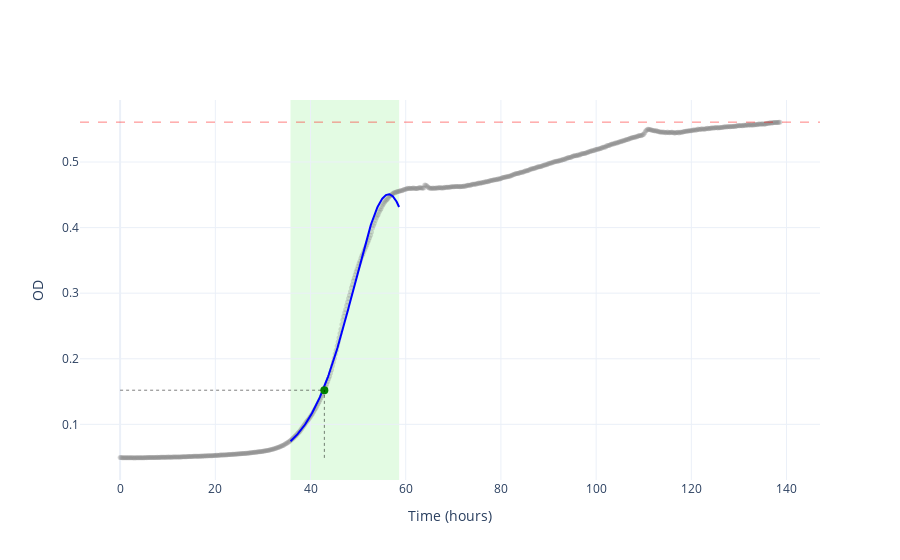

The cell this chart's notebook holds for it:
### Markdown cell above
## Plotting API

You can now pass fit results directly to `annotate_plot()` without manually constructing a fitted model dictionary. The function automatically extracts `fit_t_min` and `fit_t_max` from the params to determine the fitting window.

Note: The plotting functions no longer show titles or legends by default. `time_umax` adds a vertical line, and `od_umax` adds a horizontal line at the respective values.

### Code cell
# Fit a non-parametric model and extract statistics
spline_result = gc.non_parametric.fit_non_parametric(time, data, umax_method="spline")
spline_stats = gc.utils.extract_stats_from_fit(spline_result, time, data)

# Plot with annotations (spline)
# Simply pass the fit result directly to annotate_plot
# Scale is automatically detected from the figure
fig = gc.plot.create_base_plot(time, data, scale="linear")
fig = gc.plot.annotate_plot(
    fig,
    phase_boundaries=(spline_stats["exp_phase_start"], spline_stats["exp_phase_end"]),
    time_umax=spline_stats["time_at_umax"],
    od_umax=spline_stats["od_at_umax"],
    od_max=spline_stats["max_od"],
    umax_point=(spline_stats["time_at_umax"], spline_stats["od_at_umax"]),
    fitted_model=spline_result,  # Pass fit result directly!
)

fig.show()

### Figure 1 — Plotly figure (JSON) as saved in the notebook; plotly's stock layout.template omitted (floating-point values rounded to 4 significant figures; data arrays with more than 128 entries replaced by an {"elided": "..."} marker saying what was removed)
{"data": [{"marker": {"color": "gray", "opacity": 0.3, "size": 5}, "mode": "markers", "name": "Data", "showlegend": false, "type": "scatter", "x": {"elided": "694 float values"}, "y": {"elided": "694 float values"}}, {"line": {"color": "blue", "width": 2}, "mode": "lines", "name": "Spline fit", "showlegend": false, "type": "scatter", "x": {"elided": "200 float values"}, "y": {"elided": "200 float values"}}, {"marker": {"color": "green", "size": 8, "symbol": "circle"}, "mode": "markers", "showlegend": false, "type": "scatter", "x": [42.9], "y": [0.1521]}], "layout": {"hovermode": "closest", "shapes": [{"fillcolor": "lightgreen", "layer": "below", "line": {"width": 0}, "opacity": 0.25, "type": "rect", "x0": 35.79, "x1": 58.62, "xref": "x", "y0": 0, "y1": 1, "yref": "y domain"}, {"line": {"color": "black", "dash": "dot", "width": 1}, "opacity": 0.5, "type": "line", "x0": 42.9, "x1": 42.9, "y0": 0.0489, "y1": 0.1521}, {"line": {"color": "black", "dash": "dot", "width": 1}, "opacity": 0.5, "type": "line", "x0": 0, "x1": 42.9, "y0": 0.1521, "y1": 0.1521}, {"line": {"color": "red", "dash": "dash", "width": 1}, "opacity": 0.5, "type": "line", "x0": 0, "x1": 1, "xref": "x domain", "y0": 0.5608, "y1": 0.5608, "yref": "y"}], "showlegend": false, "xaxis": {"title": {"text": "Time (hours)"}}, "yaxis": {"title": {"text": "OD"}}}}
